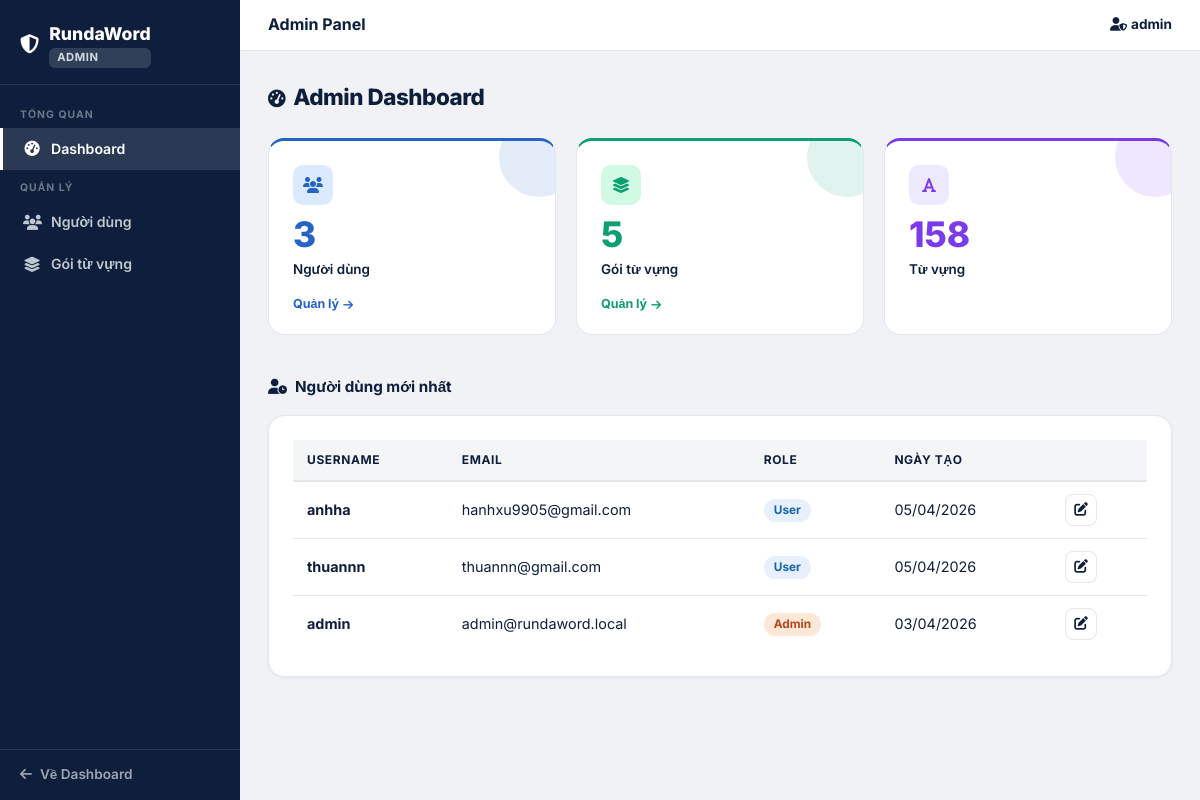
The page /admin (signed in) on the database its author committed.
### main.py (models this page shows, shortened)
class User(UserMixin, db.Model):
    __tablename__ = 'users'
    id            = db.Column(db.Integer, primary_key=True)
    username      = db.Column(db.String(50),  unique=True, nullable=False)
    name          = db.Column(db.String(100))
    email         = db.Column(db.String(120), unique=True, nullable=False)
    password_hash = db.Column(db.String(255), nullable=False)
    role          = db.Column(db.Integer, default=ROLE_USER, nullable=False)
    created_at    = db.Column(db.DateTime, default=datetime.utcnow)
    packages = db.relationship(
        'VocabPackage', backref='user', lazy=True, cascade='all, delete-orphan',
        foreign_keys='VocabPackage.user_id'
    )
    saved_packages = db.relationship(
        'VocabPackage', secondary=user_saved_packages,
        backref=db.backref('saved_by', lazy='dynamic'), lazy='dynamic'
    )

### main.py (the view)
@app.route('/admin')
@admin_required
def admin_dashboard():
    total_users    = User.query.count()
    total_packages = VocabPackage.query.count()
    total_words    = Vocabulary.query.count()
    recent_users   = User.query.order_by(User.created_at.desc()).limit(5).all()
    return render_template(
        'admin/dashboard.html',
        total_users=total_users,
        total_packages=total_packages,
        total_words=total_words,
        recent_users=recent_users
    )

### main.py (called while the page is built)
def admin_required(f):
    @wraps(f)
    def decorated(*args, **kwargs):
        if not current_user.is_authenticated or current_user.role != ROLE_ADMIN:
            abort(403)
        return f(*args, **kwargs)
    return decorated

@login_manager.user_loader
def load_user(user_id):
    return User.query.get(int(user_id))

### templates/admin/dashboard.html (shortened to what this page needs)
{% extends "admin/base_admin.html" %}
{% block content %}
<div style="font-family:'Inter',sans-serif;font-weight:800;font-size:1.4rem;color:var(--navy);margin-bottom:24px;letter-spacing:-0.02em;">
    <i class="fas fa-tachometer-alt me-2" style="font-size:1.1rem;"></i>Admin Dashboard
</div>
<div class="admin-stats-grid">
    <div class="admin-stat-card stat-card-users">
        <div class="admin-stat-icon"><i class="fas fa-users"></i></div>
        <div class="admin-stat-num">{{ total_users }}</div>
        <div class="admin-stat-lbl">Người dùng</div>
        <a href="{{ url_for('admin_users') }}" class="admin-stat-link">
            Quản lý <i class="fas fa-arrow-right" style="font-size:0.7rem;"></i>
        </a>
    </div>
    <div class="admin-stat-card stat-card-packages">
        <div class="admin-stat-icon"><i class="fas fa-layer-group"></i></div>
        <div class="admin-stat-num">{{ total_packages }}</div>
        <div class="admin-stat-lbl">Gói từ vựng</div>
        <a href="{{ url_for('admin_packages') }}" class="admin-stat-link">
            Quản lý <i class="fas fa-arrow-right" style="font-size:0.7rem;"></i>
        </a>
    </div>
    <div class="admin-stat-card stat-card-words">
        <div class="admin-stat-icon"><i class="fas fa-font"></i></div>
        <div class="admin-stat-num">{{ total_words }}</div>
        <div class="admin-stat-lbl">Từ vựng</div>
    </div>
</div>
<div class="section-header mb-3" style="font-weight:700;font-size:0.95rem;color:var(--navy);">
    <i class="fas fa-user-clock me-2"></i>Người dùng mới nhất
</div>
<div class="rw-card">
    <table class="admin-table">
        <thead>
            <tr>
                <th>Username</th>
                <th>Email</th>
                <th>Role</th>
                <th>Ngày tạo</th>
                <th></th>
            </tr>
        </thead>
        <tbody>
            {% for user in recent_users %}
            <tr>
                <td><strong>{{ user.username }}</strong></td>
                <td>{{ user.email }}</td>
                <td>
                    {% if user.role == 1 %}
                    <span class="admin-badge admin-badge-admin">Admin</span>
                    {% else %}
                    <span class="admin-badge admin-badge-user">User</span>
                    {% endif %}
                </td>
                <td>{{ user.created_at.strftime('%d/%m/%Y') }}</td>
                <td>
                    <a href="{{ url_for('admin_edit_user', user_id=user.id) }}" class="admin-action-btn">
                        <i class="fas fa-edit"></i>
                    </a>
                </td>
            </tr>
            {% endfor %}
        </tbody>
    </table>
</div>
{% endblock %}

### templates/admin/base_admin.html (shortened to what this page needs)
<!DOCTYPE html>
<html lang="vi">
<head>
    <link href="https://cdn.jsdelivr.net/npm/bootstrap@5.3.0/dist/css/bootstrap.min.css" rel="stylesheet">
    <link href="https://cdnjs.cloudflare.com/ajax/libs/font-awesome/6.4.0/css/all.min.css" rel="stylesheet">
    <link href="{{ url_for('static', filename='css/main.css') }}" rel="stylesheet">
</head>
<body>
<div class="admin-shell">
    <aside class="admin-sidebar">
        <div class="admin-sidebar-brand">
            <a href="{{ url_for('admin_dashboard') }}">
                <i class="fas fa-shield-alt" style="font-size:1.2rem;"></i>
                <div>
                    RundaWord
                    <div class="admin-badge-label">ADMIN</div>
                </div>
            </a>
        </div>
        <nav class="admin-nav">
            <div class="admin-nav-section">Tổng quan</div>
            <a href="{{ url_for('admin_dashboard') }}"
               class="{{ 'active' if request.endpoint == 'admin_dashboard' else '' }}">
                <i class="fas fa-tachometer-alt"></i> Dashboard
            </a>
            <div class="admin-nav-section">Quản lý</div>
            <a href="{{ url_for('admin_users') }}"
               class="{{ 'active' if request.endpoint in ['admin_users', 'admin_create_user', 'admin_edit_user', 'admin_delete_user'] else '' }}">
                <i class="fas fa-users"></i> Người dùng
            </a>
            <a href="{{ url_for('admin_packages') }}"
               class="{{ 'active' if request.endpoint in ['admin_packages', 'admin_toggle_public', 'admin_delete_package'] else '' }}">
                <i class="fas fa-layer-group"></i> Gói từ vựng
            </a>
        </nav>
        <div class="admin-sidebar-footer">
            <a href="{{ url_for('dashboard') }}">
                <i class="fas fa-arrow-left"></i> Về Dashboard
            </a>
        </div>
    </aside>
    <div class="admin-main">
        <div class="admin-topbar">
            <div class="admin-topbar-title">{% block topbar_title %}Admin Panel{% endblock %}</div>
            <div class="admin-topbar-user">
                <i class="fas fa-user-shield me-1"></i>{{ current_user.username }}
            </div>
        </div>
        <div class="admin-content">
            {% block content %}{% endblock %}
        </div>
    </div>
</div>
</body>
</html>

### static/css/main.css (style rules this page uses)
:root { --navy: #0d1f3c; --navy-deep: #071020; --navy-mid: #1c3358; --white: #ffffff; --off-white: #f4f5f7; --bg: #f4f5f7; --border: #e3e7ed; --border-light: #edf0f4; --text: #0d1f3c; --text-muted: #7a8899; --text-light: #a0aab5; --green: #27ae60; --green-bg: #e8f8f0; --green-text: #1a7a43; --accent: #2563eb; --red: #e74c3c; --red-bg: #fdf2f2; --shadow-xs: 0 1px 3px rgba(13,31,60,0.06); --shadow-sm: 0 2px 8px rgba(13,31,60,0.08); --shadow-md: 0 4px 20px rgba(13,31,60,0.10); --shadow-lg: 0 8px 40px rgba(13,31,60,0.14); --r-sm: 8px; --r-md: 12px; --r-lg: 16px; --r-xl: 20px; }
*, *::before, *::after { box-sizing: border-box; margin: 0; padding: 0; }
html { scroll-behavior: smooth; overflow-y: scroll; }
body { font-family: 'Inter', sans-serif; background: var(--bg); color: var(--text); font-size: 14px; line-height: 1.6; -webkit-font-smoothing: antialiased; min-height: 100vh; display: flex; flex-direction: column; }
.rw-card { background: white; border-radius: var(--r-lg); border: 1px solid var(--border); padding: 24px; box-shadow: var(--shadow-xs); }
.section-header { font-weight: 700; font-size: 0.87rem; color: var(--navy); margin-bottom: 14px; }

### rows shown on the page
User: username "admin", email "admin@rundaword.local", role "Admin", created_at "03/04/2026"
User: username "anhha", email "hanhxu9905@gmail.com", role "User", created_at "05/04/2026"
User: username "thuannn", email "thuannn@gmail.com", role "User", created_at "05/04/2026"

### other values the page prints
{{ total_users }} "3"
{{ total_packages }} "5"
{{ total_words }} "158"
